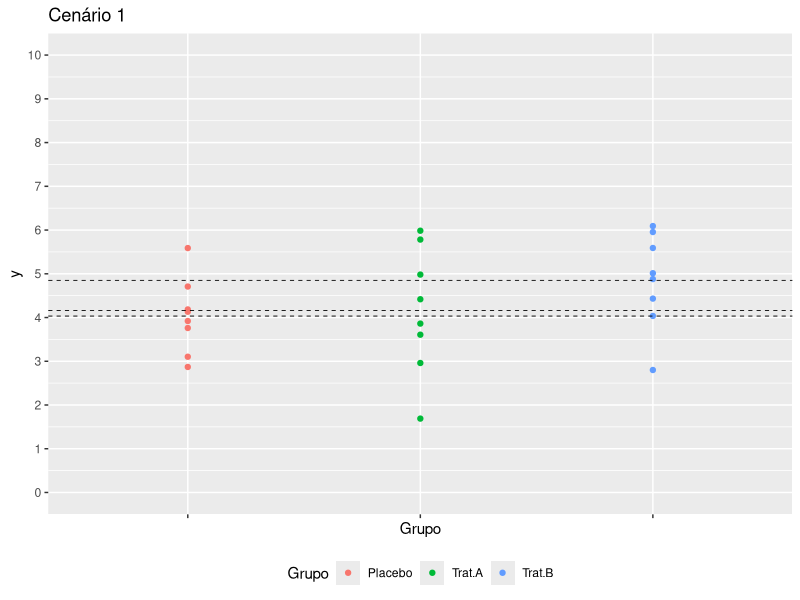
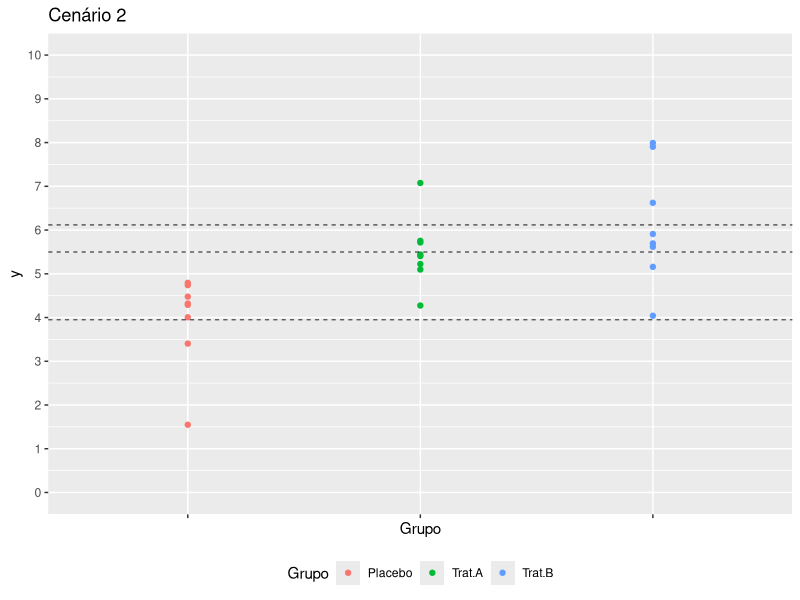
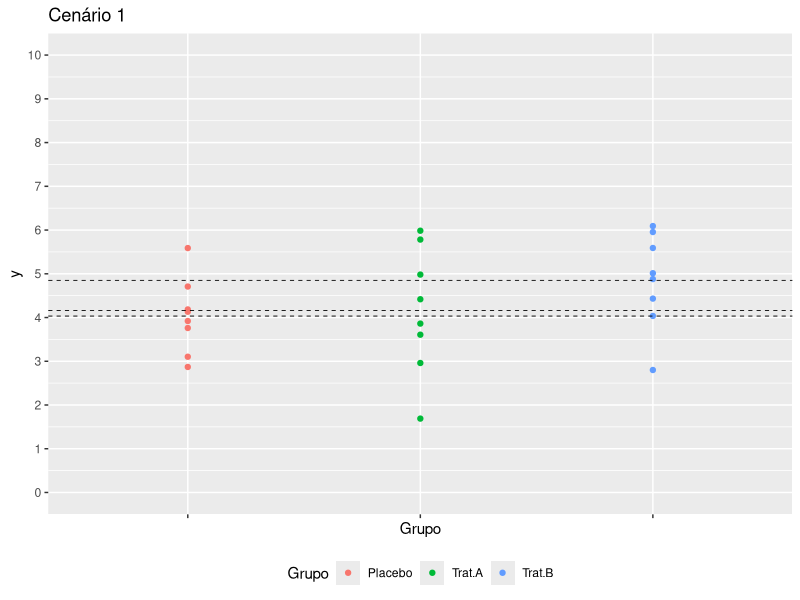
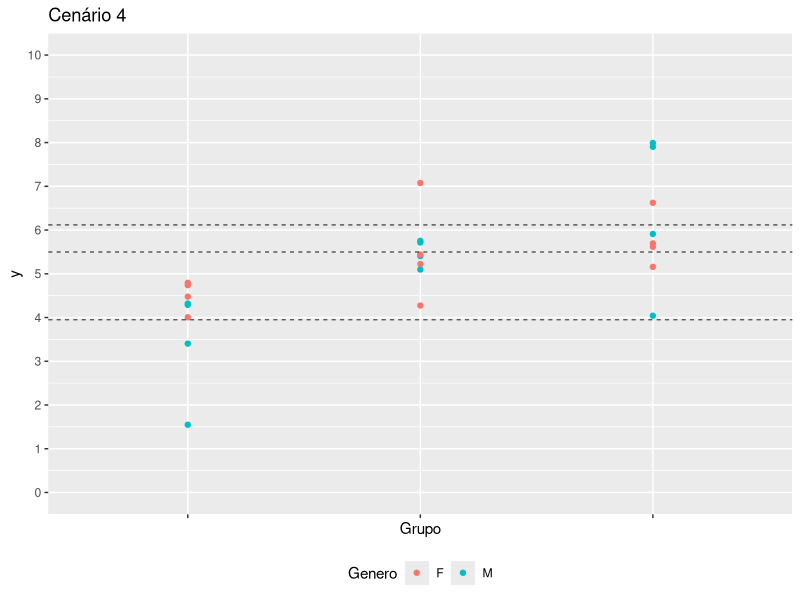
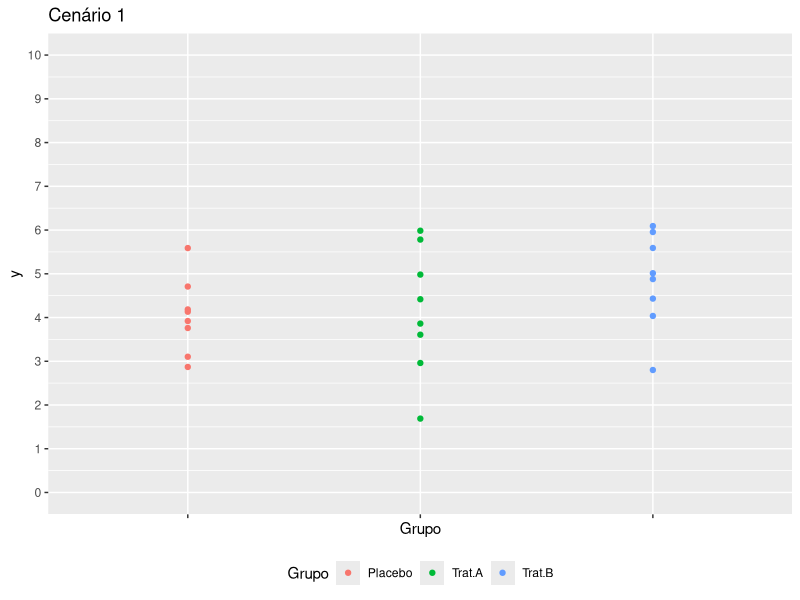
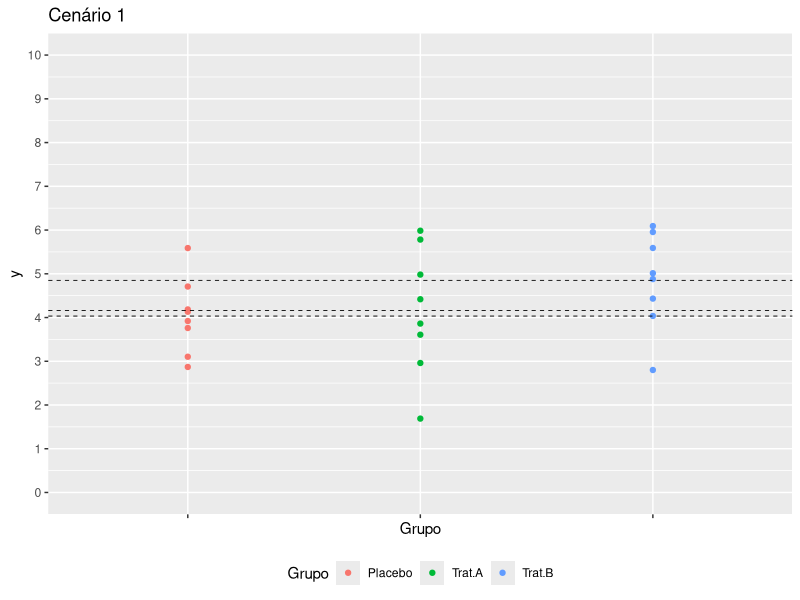
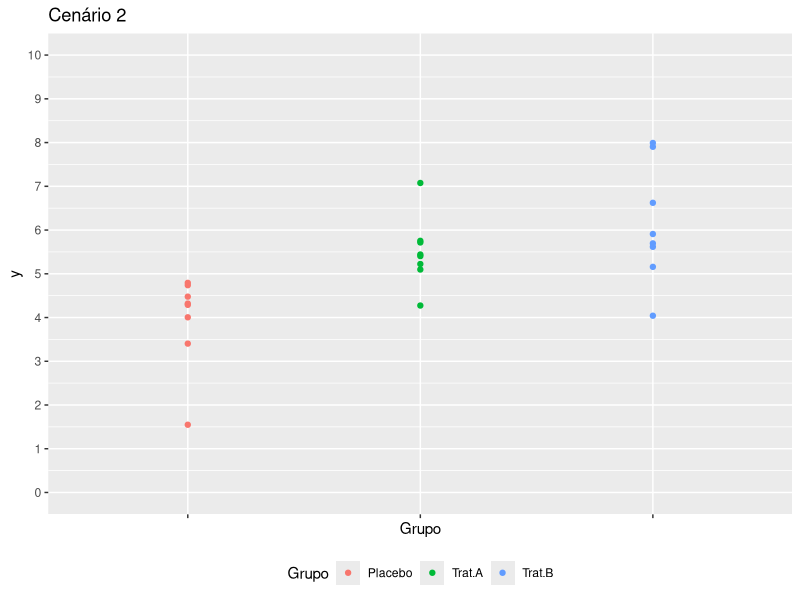
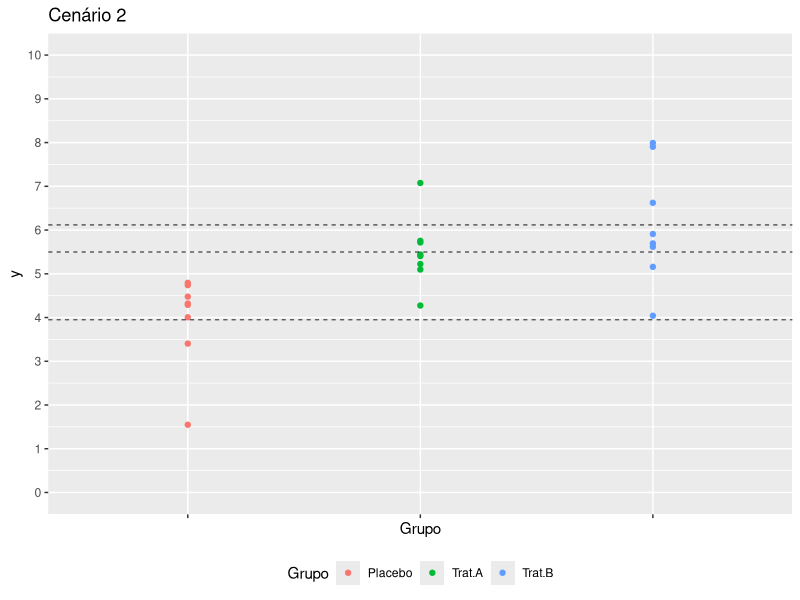

Write the R code that produced these figures, in order.
set.seed(2)
library(ggplot2)
library(tidyr)
cenario1 <- data.frame(Placebo = rnorm(8, 4, 1), Trat.A = rnorm(8, 4, 1), Trat.B = rnorm(8, 4, 1))
cenario1.long <- gather(cenario1, Grupo, y)

format.pval(with(cenario1, t.test(Placebo, Trat.A, var.equal = T)$p.value), scientific = F, digits = 4, eps = 1e-4)
format.pval(with(cenario1, t.test(Placebo, Trat.B, var.equal = T)$p.value), scientific = F, digits = 4, eps = 1e-4)
format.pval(with(cenario1, t.test(Trat.A, Trat.B, var.equal = T)$p.value), scientific = F, digits = 4, eps = 1e-4)

baseplot <- ggplot(cenario1.long, aes(Grupo, y, col = Grupo)) +
  geom_point() +
  scale_x_discrete(labels = NULL) +
  scale_y_continuous(limits = c(0,10), breaks = seq(0, 10)) +
  ggtitle("Cenário 1") +
  theme(legend.position = "bottom")
ggsave("Aulas/Topicos_adv/cenario1.png", height = 7, width = 7)

baseplot +
  geom_hline(yintercept = apply(cenario1[,1:3], 2, mean), lty = 2, lwd = .3)
ggsave("Aulas/Topicos_adv/cenario1_medias.png", height = 7, width = 7)

cenario2 <- data.frame(Placebo = rnorm(8, 4, 1), Trat.A = rnorm(8, 6, 1), Trat.B = rnorm(8, 6, 1))
cenario2.long <- gather(cenario2, Grupo, y)

format.pval(with(cenario2, t.test(Placebo, Trat.A, var.equal = T)$p.value), scientific = F, digits = 4, eps = 1e-4)
format.pval(with(cenario2, t.test(Placebo, Trat.B, var.equal = T)$p.value), scientific = F, digits = 4, eps = 1e-4)
format.pval(with(cenario2, t.test(Trat.A, Trat.B, var.equal = T)$p.value), scientific = F, digits = 4, eps = 1e-4)

baseplot2 <- ggplot(cenario2.long, aes(Grupo, y, col = Grupo)) +
  geom_point() +
  scale_x_discrete(labels = NULL) +
  scale_y_continuous(limits = c(0,10), breaks = seq(0, 10)) +
  ggtitle("Cenário 2") +
  theme(legend.position = "bottom")
ggsave("Aulas/Topicos_adv/cenario2.png", height = 7, width = 7)

baseplot2 +
  geom_hline(yintercept = apply(cenario2[,1:3], 2, mean), lty = 2, lwd = .3)
ggsave("Aulas/Topicos_adv/cenario2_medias.png", height = 7, width = 7)

anova1 <- aov(y ~ Grupo, cenario1.long)
anova2 <- aov(y ~ Grupo, cenario2.long)

anova1.p.bonf <- with(cenario1.long, pairwise.t.test(y, Grupo, p.adjust.method = "bonf"))
anova2.p.bonf <- with(cenario2.long, pairwise.t.test(y, Grupo, p.adjust.method = "bonf"))
anova1.p.tukey <- TukeyHSD(anova1)
anova2.p.tukey <- TukeyHSD(anova2)

# format.pval(la$p.value, scientific =F, eps = 1e-4, digits = 4)
# format.pval(la$p.value, scientific =F, eps = 1e-4, digits = 4)

# 2-way -------------------------------------------------------------------

cenario1 <- cbind(cenario1, Genero = sample(c("M", "F"), 8, replace = T))
cenario2 <- cbind(cenario2, Genero = sample(c("M", "F"), 8, replace = T))
cenario1.long <- gather(cenario1, Grupo, y, -Genero)
cenario2.long <- gather(cenario2, Grupo, y, -Genero)

anova12 <- aov(y ~ Grupo + Genero, cenario1.long)
anova22 <- aov(y ~ Grupo + Genero, cenario2.long)

anova12.p.bonf <- with(cenario1.long, pairwise.t.test(y, Grupo, p.adjust.method = "bonf"))
anova22.p.bonf <- with(cenario2.long, pairwise.t.test(y, Grupo, p.adjust.method = "bonf"))
anova12.p.tukey <- TukeyHSD(anova12)
anova22.p.tukey <- TukeyHSD(anova22)

baseplot12 <- ggplot(cenario1.long, aes(Grupo, y, col = Genero)) +
  geom_point() +
  scale_x_discrete(labels = NULL) +
  scale_y_continuous(limits = c(0,10), breaks = seq(0, 10)) +
  ggtitle("Cenário 3") +
  theme(legend.position = "bottom")
ggsave("Aulas/Topicos_adv/cenario12.png", height = 7, width = 7)

baseplot +
  geom_hline(yintercept = apply(cenario1[,1:3], 2, mean), lty = 2, lwd = .3)
ggsave("Aulas/Topicos_adv/cenario12_medias.png", height = 7, width = 7)

baseplot22 <- ggplot(cenario2.long, aes(Grupo, y, col = Genero)) +
  geom_point() +
  scale_x_discrete(labels = NULL) +
  scale_y_continuous(limits = c(0,10), breaks = seq(0, 10)) +
  ggtitle("Cenário 4") +
  theme(legend.position = "bottom")
ggsave("Aulas/Topicos_adv/cenario22.png", height = 7, width = 7)

baseplot22 +
  geom_hline(yintercept = apply(cenario2[,1:3], 2, mean), lty = 2, lwd = .3)
ggsave("Aulas/Topicos_adv/cenario22_medias.png", height = 7, width = 7)
